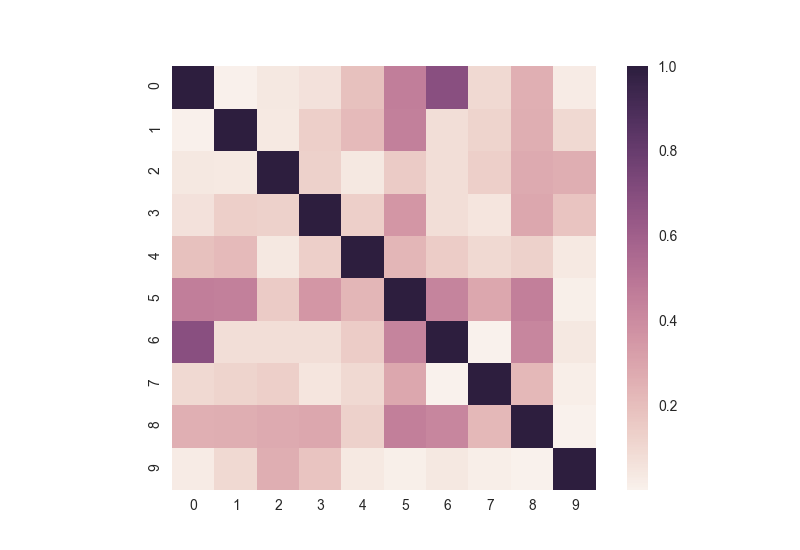

Generate this figure with Python:
import argparse
import seaborn

from matplotlib import pyplot
import numpy as np
import os
from pandas import read_csv


# Read args
parser = argparse.ArgumentParser(description='Produces the Pearson''s correlation matrix for x.csv' )
parser.add_argument('training_data_folder', help='Training data folder')
training_data_folder = parser.parse_args().training_data_folder


# Load x
x = read_csv(os.path.join(training_data_folder, 'x.csv'), header=None, index_col=False).values.astype('float32')

# Compute the Pearson's matrix
cm = np.absolute(np.corrcoef(x.transpose()))

np.savetxt("pearson.csv", cm, delimiter=",", fmt='%.2f')

seaborn.heatmap(cm, square=True)

pyplot.savefig('pearson.png')
